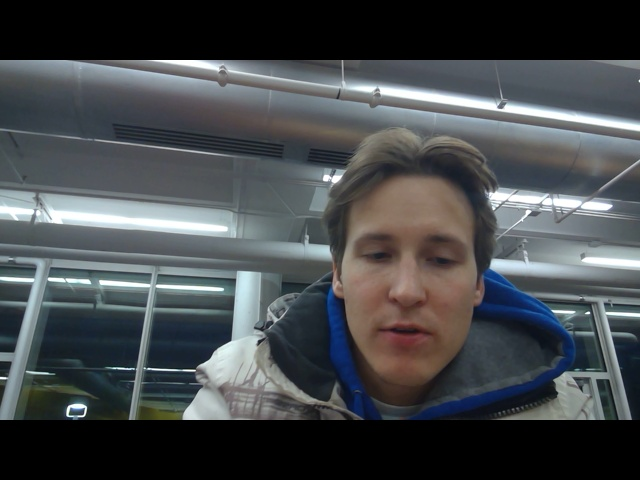
#> input picture original.jpg, 640 x 480 px, given in place of the camera
$ python photoBooth.py
#> lines starting #> are read from the running program, lines starting #| are printed output that depends on the picture; after the words box and inside, x2 and y2 are one past the last pixel; in counts of white or black regions, pixels touching at a corner belong together
import numpy as np
import cv2

#https://github.com/Itseez/opencv/blob/master/data/haarcascades/haarcascade_frontalface_default.xml
face_cascade = cv2.CascadeClassifier('haarcascade_frontalface_default.xml')

#name format
name = "ID00_{}.bmp"
i = 0

#start videoCapture
cap = cv2.VideoCapture(0)
done = False

while not done:
    #new frame
    ret, img = cap.read()
#> img is the input picture: shape (480, 640, 3); mean B, G, R 76, 73.3, 69.7

    #find faces on grayscale frame
    gray = cv2.cvtColor(img, cv2.COLOR_BGR2GRAY)
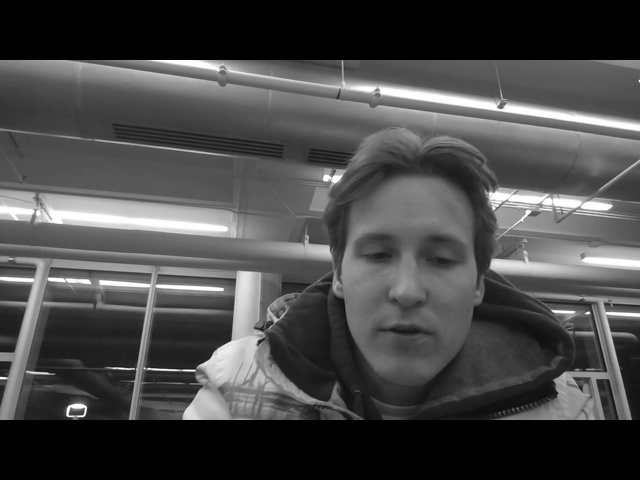
#> gray: shape (480, 640); min 0, max 255, mean 72.5
    faces = face_cascade.detectMultiScale(gray, 1.3, 5)
#> faces = [[316, 183, 185, 185]]

    #if only one face is detected
    #could be changed with a loop to capture all faces
    # with "for (x,y,w,h) in faces:"
    if len(faces) == 1:
        (x,y,w,h) = faces[0]
#> x = 316; y = 183; w = 185; h = 185

        #mask skin by color parameters
        im = cv2.cvtColor(img[y:y+h, x:x+w],cv2.COLOR_BGR2RGB)
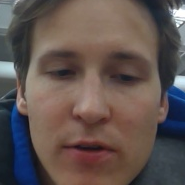
#> im: shape (185, 185, 3); mean R, G, B 96.8, 83.7, 79.9
        R,G,B = [im[:,:, channel] for channel in range(3)]
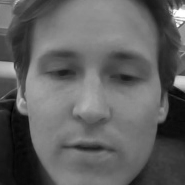
#> R: shape (185, 185); min 0, max 255, mean 96.8
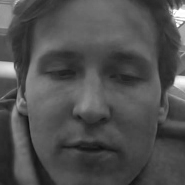
#> B: shape (185, 185); min 16, max 255, mean 79.9

        ims1 = (R>95) & (G>40) & (B>20) & (R > B) & (R > G)
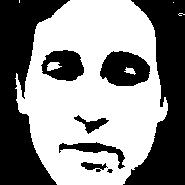
#> ims1: shape (185, 185) bool; 54.3% white; 8 black regions (1 under 20 px), largest, box (x1, y1, x2, y2) and area: (0, 0, 70, 185) 6439, (123, 0, 185, 185) 6069, (100, 51, 150, 86) 1298
        ims2 = im.ptp(axis=-1) > 15
#> ims2: shape (185, 185) bool; 79% white; 31 black regions (12 under 20 px), largest, box (x1, y1, x2, y2) and area: (0, 0, 63, 107) 2690, (134, 0, 185, 98) 2431, (128, 120, 170, 185) 703
        ims3 = np.abs(np.int8(R) - np.int8(G)) > 15
#> ims3: shape (185, 185) bool; 64.7% white; 12 black regions (5 under 20 px), largest, box (x1, y1, x2, y2) and area: (126, 0, 185, 185) 5773, (0, 0, 67, 185) 5678, (46, 67, 78, 78) 227
        ims = ims1 & ims2 & ims3
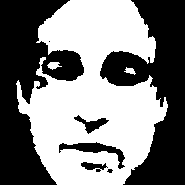
#> ims: shape (185, 185) bool; 50.2% white; 7 black regions (2 under 20 px), largest, box (x1, y1, x2, y2) and area: (0, 0, 84, 185) 8248, (100, 0, 185, 185) 7889, (59, 142, 125, 169) 505, (74, 115, 109, 134) 240, (81, 162, 108, 172) 146
        color_mask = (np.zeros(ims.shape,dtype='uint8')+ims)*255
#> color_mask: shape (185, 185); 50.2% white; 7 black regions (2 under 20 px)

        #find contours and get hull of them all
        contours, hierarchy = cv2.findContours(color_mask, cv2.RETR_TREE, cv2.CHAIN_APPROX_SIMPLE)
#> contours = 10 contours, 3 with area under 20; largest, box (x1, y1, x2, y2) and area: (16, 0, 168, 185) 17514, (58, 141, 126, 170) 588, (73, 114, 110, 135) 280, (80, 161, 108, 171) 162, (47, 62, 62, 70) 54, (124, 67, 136, 75) 38, (106, 168, 114, 174) 24
        hull = cv2.convexHull(np.vstack(contours))
#> hull = contour of 30 points, box (x1, y1, x2, y2) (16, 0, 168, 185), area 22034

        #draw convex hull on the new black picture
        final_mask = np.zeros((color_mask.shape[0], color_mask.shape[1],3), np.uint8)
        cv2.drawContours(final_mask, [hull], -1, (255,255,255), thickness=cv2.FILLED)
#> final_mask: shape (185, 185, 3); 65.1% white; 2 black regions, box (x1, y1, x2, y2) and area: (0, 0, 70, 185) 6075, (124, 0, 185, 185) 5862

        #mask gray img for final output
        out = cv2.bitwise_and(gray[y:y+h, x:x+w],final_mask[:,:,0])
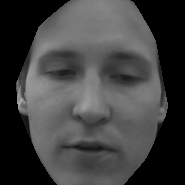
#> out: shape (185, 185); min 0, max 173, mean 64.5
        cv2.imshow("out",out)

        #waits for input indefinetly, change "0" to an int
        #to wait for miliseconds => video
        #"s" key saves photo in the right format
        #"q" quits the program
        #any other key takes a new picture
        key = cv2.waitKey(0) & 0xFF
#> (key q is pressed here)
        if key == ord('s'):
            i+=1
            cv2.imwrite(name.format(str.rjust(str(i),3,'0')),cv2.resize(out,(100,100)))
        elif key == ord('q'):
            done = True
